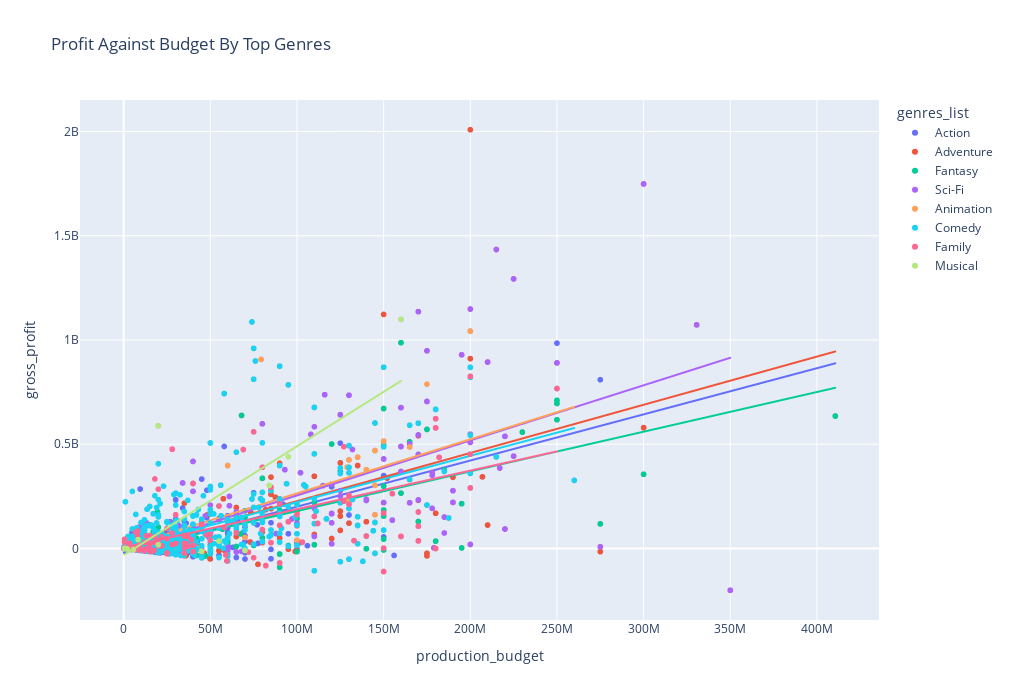

Notebook source saved alongside this figure:
### Code cell
import plotly.express as px
df = df_genres
fig = px.scatter(top_genres_df,x='production_budget',y='gross_profit',height=700,width=1010,trendline='ols',title='Profit Against Budget By Top Genres',color='genres_list',hover_name='movie');

fig.show()

### Figure 1 — Plotly figure (JSON) as saved in the notebook; plotly's stock layout.template omitted (floating-point values rounded to 4 significant figures; data arrays with more than 128 entries replaced by an {"elided": "..."} marker saying what was removed)
{"data": [{"hovertemplate": "<b>%{hovertext}</b><br><br>genres_list=Action<br>production_budget=%{x}<br>gross_profit=%{y}<extra></extra>", "hovertext": {"elided": "555 str values"}, "legendgroup": "Action", "marker": {"color": "#636efa", "symbol": "circle"}, "mode": "markers", "name": "Action", "showlegend": true, "type": "scattergl", "x": {"elided": "555 int values"}, "xaxis": "x", "y": {"elided": "555 int values"}, "yaxis": "y"}, {"hovertemplate": "<b>OLS trendline</b><br>gross_profit = 2.21377 * production_budget + -2.08904e+07<br>R<sup>2</sup>=0.418272<br><br>genres_list=Action<br>production_budget=%{x}<br>gross_profit=%{y} <b>(trend)</b><extra></extra>", "legendgroup": "Action", "marker": {"color": "#636efa", "symbol": "circle"}, "mode": "lines", "name": "Action", "showlegend": false, "type": "scattergl", "x": {"elided": "555 int values"}, "xaxis": "x", "y": {"elided": "555 float values"}, "yaxis": "y"}, {"hovertemplate": "<b>%{hovertext}</b><br><br>genres_list=Adventure<br>production_budget=%{x}<br>gross_profit=%{y}<extra></extra>", "hovertext": {"elided": "425 str values"}, "legendgroup": "Adventure", "marker": {"color": "#EF553B", "symbol": "circle"}, "mode": "markers", "name": "Adventure", "showlegend": true, "type": "scattergl", "x": {"elided": "425 int values"}, "xaxis": "x", "y": {"elided": "425 int values"}, "yaxis": "y"}, {"hovertemplate": "<b>OLS trendline</b><br>gross_profit = 2.31099 * production_budget + -4.05162e+06<br>R<sup>2</sup>=0.336656<br><br>genres_list=Adventure<br>production_budget=%{x}<br>gross_profit=%{y} <b>(trend)</b><extra></extra>", "legendgroup": "Adventure", "marker": {"color": "#EF553B", "symbol": "circle"}, "mode": "lines", "name": "Adventure", "showlegend": false, "type": "scattergl", "x": {"elided": "425 int values"}, "xaxis": "x", "y": {"elided": "425 float values"}, "yaxis": "y"}, {"hovertemplate": "<b>%{hovertext}</b><br><br>genres_list=Fantasy<br>production_budget=%{x}<br>gross_profit=%{y}<extra></extra>", "hovertext": {"elided": "151 str values"}, "legendgroup": "Fantasy", "marker": {"color": "#00cc96", "symbol": "circle"}, "mode": "markers", "name": "Fantasy", "showlegend": true, "type": "scattergl", "x": {"elided": "151 int values"}, "xaxis": "x", "y": {"elided": "151 int values"}, "yaxis": "y"}, {"hovertemplate": "<b>OLS trendline</b><br>gross_profit = 1.90324 * production_budget + -1.07419e+07<br>R<sup>2</sup>=0.419669<br><br>genres_list=Fantasy<br>production_budget=%{x}<br>gross_profit=%{y} <b>(trend)</b><extra></extra>", "legendgroup": "Fantasy", "marker": {"color": "#00cc96", "symbol": "circle"}, "mode": "lines", "name": "Fantasy", "showlegend": false, "type": "scattergl", "x": {"elided": "151 int values"}, "xaxis": "x", "y": {"elided": "151 float values"}, "yaxis": "y"}, {"hovertemplate": "<b>%{hovertext}</b><br><br>genres_list=Sci-Fi<br>production_budget=%{x}<br>gross_profit=%{y}<extra></extra>", "hovertext": {"elided": "174 str values"}, "legendgroup": "Sci-Fi", "marker": {"color": "#ab63fa", "symbol": "circle"}, "mode": "markers", "name": "Sci-Fi", "showlegend": true, "type": "scattergl", "x": {"elided": "174 int values"}, "xaxis": "x", "y": {"elided": "174 int values"}, "yaxis": "y"}, {"hovertemplate": "<b>OLS trendline</b><br>gross_profit = 2.64247 * production_budget + -1.00952e+07<br>R<sup>2</sup>=0.472301<br><br>genres_list=Sci-Fi<br>production_budget=%{x}<br>gross_profit=%{y} <b>(trend)</b><extra></extra>", "legendgroup": "Sci-Fi", "marker": {"color": "#ab63fa", "symbol": "circle"}, "mode": "lines", "name": "Sci-Fi", "showlegend": false, "type": "scattergl", "x": {"elided": "174 int values"}, "xaxis": "x", "y": {"elided": "174 float values"}, "yaxis": "y"}, {"hovertemplate": "<b>%{hovertext}</b><br><br>genres_list=Animation<br>production_budget=%{x}<br>gross_profit=%{y}<extra></extra>", "hovertext": ["Tangled", "Incredibles 2", "Finding Dory", "Toy Story 3", "Monsters University", "Cars 2", "The Good Dinosaur", "Brave", "The Jungle Book", "The Jungle Book", "Cars 3", "Shrek Forever After", "Big Hero 6", "How to Train Your Dragon", "Wreck-It Ralph", "Zootopia", "Moana", "Kung Fu Panda 2", "Mars Needs Moms", "Madagascar 3: Europe's Most Wanted", "How to Train Your Dragon 2", "Tarzan", "Mr. Peabody & Sherman", "Rise of the Guardians", "Sahara", "Kung Fu Panda 3", "The Croods", "Rango", "Turbo", "Happy Feet Two", "Penguins of Madagascar", "Puss in Boots", "Megamind", "Rio 2", "Noah", "The Adventures of Tintin", "How to Train Your Dragon: The Hidden World", "Dinosaur", "The Boss Baby", "Trolls", "Ferdinand", "The Smurfs", "The Smurfs 2", "Ice Age: Collision Course", "Epic", "Legend of the Guardians: The Owls of Ga'Hoole", "Wonder Park", "The Peanuts Movie", "Ice Age: Continental Drift", "Rio", "Alvin and the Chipmunks: The Road Chip", "Hotel Transylvania", "Arthur Christmas", "Call of the Wild", "The Lego Batman Movie", "Hotel Transylvania 2", "Alvin and the Chipmunks: Chipwrecked", "Yogi Bear", "Smallfoot", "The Secret Life of Pets 2", "The Lion King", "Cloudy with a Chance of Meatballs 2", "Despicable Me 2", "The Secret Life of Pets", "Sing", "Despicable Me 3", "Christopher Robin", "Minions", "The SpongeBob Movie: Sponge Out of Water", "Storks", "The Lego Ninjago Movie", "Despicable Me", "Hotel Transylvania 3: Summer Vacation", "Hop", "The Lego Movie", "ParaNorman", "The Boxtrolls", "Smurfs: The Lost Village", "Rock Dog", "Sherlock Gnomes", "Free Birds", "Kubo and the Two Strings", "Peter Rabbit", "The Emoji Movie", "The Book of Life", "Early Man", "UglyDolls", "Pinocchio", "Foodfight!", "A Monster Calls", "The Nut Job 2: Nutty by Nature", "Frankenweenie", "Captain Underpants: The First Epic Movie", "Zoom", "The Addams Family", "The Nut Job", "Winnie the Pooh", "Ballerina", "The Cave", "Bilal: A New Breed of Hero", "Konferenz der Tiere", "Space Pirate Captain Harlock", "Sgt. Stubby: An American Hero", "Sammy's avonturen: De geheime doorgang", "Metegol", "The Star", "Zambezia", "Dwegons and Leprechauns", "Sausage Party", "Norm of the North", "L'illusionniste", "Mune, le gardien de la lune", "Khumba", "Robinson Crusoe", "Jungle Shuffle", "Anomalisa", "Snezhnaya koroleva", "The Apostle", "Henry & Me", "The Lion of Judah", "O Menino e o Mundo"], "legendgroup": "Animation", "marker": {"color": "#FFA15A", "symbol": "circle"}, "mode": "markers", "name": "Animation", "showlegend": true, "type": "scattergl", "x": [260000000, 200000000, 200000000, 200000000, 200000000, 200000000, 187500000, 185000000, 175000000, 27000000, 175000000, 165000000, 165000000, 165000000, 165000000, 150000000, 150000000, 150000000, 150000000, 145000000, 145000000, 145000000, 145000000, 145000000, 145000000, 140000000, 135000000, 135000000, 135000000, 135000000, 132000000, 130000000, 130000000, 130000000, 130000000, 130000000, 129000000, 127500000, 125000000, 125000000, 111000000, 110000000, 110000000, 105000000, 100000000, 100000000, 100000000, 99000000, 95000000, 90000000, 90000000, 85000000, 85000000, 82000000, 80000000, 80000000, 80000000, 80000000, 80000000, 80000000, 79300000, 78000000, 76000000, 75000000, 75000000, 75000000, 75000000, 74000000, 74000000, 70000000, 70000000, 69000000, 65000000, 63000000, 60000000, 60000000, 60000000, 60000000, 60000000, 59000000, 55000000, 55000000, 50000000, 50000000, 50000000, 50000000, 45000000, 45000000, 45000000, 43000000, 40000000, 39000000, 38000000, 35000000, 30000000, 30000000, 30000000, 30000000, 30000000, 30000000, 30000000, 30000000, 25000000, 25000000, 22000000, 20000000, 20000000, 20000000, 19000000, 18000000, 17000000, 17000000, 15000000, 13000000, 10000000, 8000000, 7000000, 5000000, 5000000, 1500000, 500000], "xaxis": "x", "y": [326477240, 1042520711, 821215193, 868879522, 543588329, 360155383, 146271037, 369606532, 787854547, 17342956, 208541369, 591244673, 487127828, 329870992, 331511521, 869429616, 487517365, 514837547, -110450242, 601921271, 469586270, 303191819, 124806430, 161900902, -23328075, 377599142, 438068425, 110724600, 151896578, 22956466, 234942531, 424987477, 191887208, 362846291, 222831065, 243993951, 390258283, 228648063, 385878762, 219150134, 178847930, 453749323, 238547523, 297156682, 162794441, 39716717, 15149422, 151091610, 784765137, 397519809, 159517956, 293505812, 64717124, -82000000, 230660018, 389500298, 269088523, 124774690, 133691277, 33351496, 906914868, 196392649, 899216835, 811750534, 559454789, 959727750, 122504758, 1086336173, 237013181, 113353431, 52737201, 474464573, 462079962, 125657593, 397729388, 48119662, 51946251, 137578586, -35851512, 28527651, 55387072, 22548122, 297136477, 166562312, 47651543, -4714110, -20355336, -13318189, -44926294, 3414530, 17438389, 42150788, 88577874, -22493812, 161502246, 92529966, 20145607, 66892829, -2852009, -29351401, 23048539, -29689015, -21354043, 46594792, 12061097, 42758010, 14454336, -20000000, 122344255, 12535660, -8390051, -2465954, 5898221, 29446455, -9639102, -2293832, 8193977, 16277770, -5000000, -1500000, -219033], "yaxis": "y"}, {"hovertemplate": "<b>OLS trendline</b><br>gross_profit = 2.59324 * production_budget + 5.1414e+06<br>R<sup>2</sup>=0.292034<br><br>genres_list=Animation<br>production_budget=%{x}<br>gross_profit=%{y} <b>(trend)</b><extra></extra>", "legendgroup": "Animation", "marker": {"color": "#FFA15A", "symbol": "circle"}, "mode": "lines", "name": "Animation", "showlegend": false, "type": "scattergl", "x": [500000, 1500000, 5000000, 5000000, 7000000, 8000000, 10000000, 13000000, 15000000, 17000000, 17000000, 18000000, 19000000, 20000000, 20000000, 20000000, 22000000, 25000000, 25000000, 27000000, 30000000, 30000000, 30000000, 30000000, 30000000, 30000000, 30000000, 30000000, 35000000, 38000000, 39000000, 40000000, 43000000, 45000000, 45000000, 45000000, 50000000, 50000000, 50000000, 50000000, 55000000, 55000000, 59000000, 60000000, 60000000, 60000000, 60000000, 60000000, 63000000, 65000000, 69000000, 70000000, 70000000, 74000000, 74000000, 75000000, 75000000, 75000000, 75000000, 76000000, 78000000, 79300000, 80000000, 80000000, 80000000, 80000000, 80000000, 80000000, 82000000, 85000000, 85000000, 90000000, 90000000, 95000000, 99000000, 100000000, 100000000, 100000000, 105000000, 110000000, 110000000, 111000000, 125000000, 125000000, 127500000, 129000000, 130000000, 130000000, 130000000, 130000000, 130000000, 132000000, 135000000, 135000000, 135000000, 135000000, 140000000, 145000000, 145000000, 145000000, 145000000, 145000000, 145000000, 150000000, 150000000, 150000000, 150000000, 165000000, 165000000, 165000000, 165000000, 175000000, 175000000, 185000000, 187500000, 200000000, 200000000, 200000000, 200000000, 200000000, 260000000], "xaxis": "x", "y": [6438000.0, 9031000.0, 18110000.0, 18110000.0, 23290000.0, 25890000.0, 31070000.0, 38850000.0, 44040000.0, 49230000.0, 49230000.0, 51820000.0, 54410000.0, 57010000.0, 57010000.0, 57010000.0, 62190000.0, 69970000.0, 69970000.0, 75160000.0, 82940000.0, 82940000.0, 82940000.0, 82940000.0, 82940000.0, 82940000.0, 82940000.0, 82940000.0, 95900000.0, 103700000.0, 106300000.0, 108900000.0, 116700000.0, 121800000.0, 121800000.0, 121800000.0, 134800000.0, 134800000.0, 134800000.0, 134800000.0, 147800000.0, 147800000.0, 158100000.0, 160700000.0, 160700000.0, 160700000.0, 160700000.0, 160700000.0, 168500000.0, 173700000.0, 184100000.0, 186700000.0, 186700000.0, 197000000.0, 197000000.0, 199600000.0, 199600000.0, 199600000.0, 199600000.0, 202200000.0, 207400000.0, 210800000.0, 212600000.0, 212600000.0, 212600000.0, 212600000.0, 212600000.0, 212600000.0, 217800000.0, 225600000.0, 225600000.0, 238500000.0, 238500000.0, 251500000.0, 261900000.0, 264500000.0, 264500000.0, 264500000.0, 277400000.0, 290400000.0, 290400000.0, 293000000.0, 329300000.0, 329300000.0, 335800000.0, 339700000.0, 342300000.0, 342300000.0, 342300000.0, 342300000.0, 342300000.0, 347400000.0, 355200000.0, 355200000.0, 355200000.0, 355200000.0, 368200000.0, 381200000.0, 381200000.0, 381200000.0, 381200000.0, 381200000.0, 381200000.0, 394100000.0, 394100000.0, 394100000.0, 394100000.0, 433000000.0, 433000000.0, 433000000.0, 433000000.0, 459000000.0, 459000000.0, 484900000.0, 491400000.0, 523800000.0, 523800000.0, 523800000.0, 523800000.0, 523800000.0, 679400000.0], "yaxis": "y"}, {"hovertemplate": "<b>%{hovertext}</b><br><br>genres_list=Comedy<br>production_budget=%{x}<br>gross_profit=%{y}<extra></extra>", "hovertext": {"elided": "642 str values"}, "legendgroup": "Comedy", "marker": {"color": "#19d3f3", "symbol": "circle"}, "mode": "markers", "name": "Comedy", "showlegend": true, "type": "scattergl", "x": {"elided": "642 int values"}, "xaxis": "x", "y": {"elided": "642 int values"}, "yaxis": "y"}, {"hovertemplate": "<b>OLS trendline</b><br>gross_profit = 2.22275 * production_budget + -45698.7<br>R<sup>2</sup>=0.361426<br><br>genres_list=Comedy<br>production_budget=%{x}<br>gross_profit=%{y} <b>(trend)</b><extra></extra>", "legendgroup": "Comedy", "marker": {"color": "#19d3f3", "symbol": "circle"}, "mode": "lines", "name": "Comedy", "showlegend": false, "type": "scattergl", "x": {"elided": "642 int values"}, "xaxis": "x", "y": {"elided": "642 float values"}, "yaxis": "y"}, {"hovertemplate": "<b>%{hovertext}</b><br><br>genres_list=Family<br>production_budget=%{x}<br>gross_profit=%{y}<extra></extra>", "hovertext": {"elided": "135 str values"}, "legendgroup": "Family", "marker": {"color": "#FF6692", "symbol": "circle"}, "mode": "markers", "name": "Family", "showlegend": true, "type": "scattergl", "x": {"elided": "135 int values"}, "xaxis": "x", "y": {"elided": "135 int values"}, "yaxis": "y"}, {"hovertemplate": "<b>OLS trendline</b><br>gross_profit = 1.8498 * production_budget + 3.48252e+06<br>R<sup>2</sup>=0.329624<br><br>genres_list=Family<br>production_budget=%{x}<br>gross_profit=%{y} <b>(trend)</b><extra></extra>", "legendgroup": "Family", "marker": {"color": "#FF6692", "symbol": "circle"}, "mode": "lines", "name": "Family", "showlegend": false, "type": "scattergl", "x": {"elided": "135 int values"}, "xaxis": "x", "y": {"elided": "135 float values"}, "yaxis": "y"}, {"hovertemplate": "<b>%{hovertext}</b><br><br>genres_list=Musical<br>production_budget=%{x}<br>gross_profit=%{y}<extra></extra>", "hovertext": ["Beauty and the Beast", "Beauty and the Beast", "Cinderella", "The Greatest Showman", "Rock of Ages", "Burlesque", "Pinocchio", "The Covenant", "Yeh Jawaani Hai Deewani", "Standing Ovation", "The Last Five Years", "The Ghastly Love of Johnny X", "Bang Bang Baby", "Groove", "Alleluia! The Devil's Carnival"], "legendgroup": "Musical", "marker": {"color": "#B6E880", "symbol": "circle"}, "mode": "markers", "name": "Musical", "showlegend": true, "type": "scattergl", "x": [160000000, 20000000, 95000000, 84000000, 70000000, 55000000, 45000000, 20000000, 8300000, 5600000, 2000000, 2000000, 1000000, 500000, 500000], "xaxis": "x", "y": [1099199706, 588431132, 439551353, 302665550, -8968068, 35552675, -13318189, 18164784, 42527466, -5068194, -1794702, -1997564, -1000000, 667524, -500000], "yaxis": "y"}, {"hovertemplate": "<b>OLS trendline</b><br>gross_profit = 5.22009 * production_budget + -3.17062e+07<br>R<sup>2</sup>=0.590744<br><br>genres_list=Musical<br>production_budget=%{x}<br>gross_profit=%{y} <b>(trend)</b><extra></extra>", "legendgroup": "Musical", "marker": {"color": "#B6E880", "symbol": "circle"}, "mode": "lines", "name": "Musical", "showlegend": false, "type": "scattergl", "x": [500000, 500000, 1000000, 2000000, 2000000, 5600000, 8300000, 20000000, 20000000, 45000000, 55000000, 70000000, 84000000, 95000000, 160000000], "xaxis": "x", "y": [-29100000.0, -29100000.0, -26490000.0, -21270000.0, -21270000.0, -2474000.0, 11620000.0, 72700000.0, 72700000.0, 203200000.0, 255400000.0, 333700000.0, 406800000.0, 464200000.0, 803500000.0], "yaxis": "y"}], "layout": {"height": 700, "legend": {"title": {"text": "genres_list"}, "tracegroupgap": 0}, "title": {"text": "Profit Against Budget By Top Genres"}, "width": 1010, "xaxis": {"anchor": "y", "domain": [0, 1], "title": {"text": "production_budget"}}, "yaxis": {"anchor": "x", "domain": [0, 1], "title": {"text": "gross_profit"}}}}
